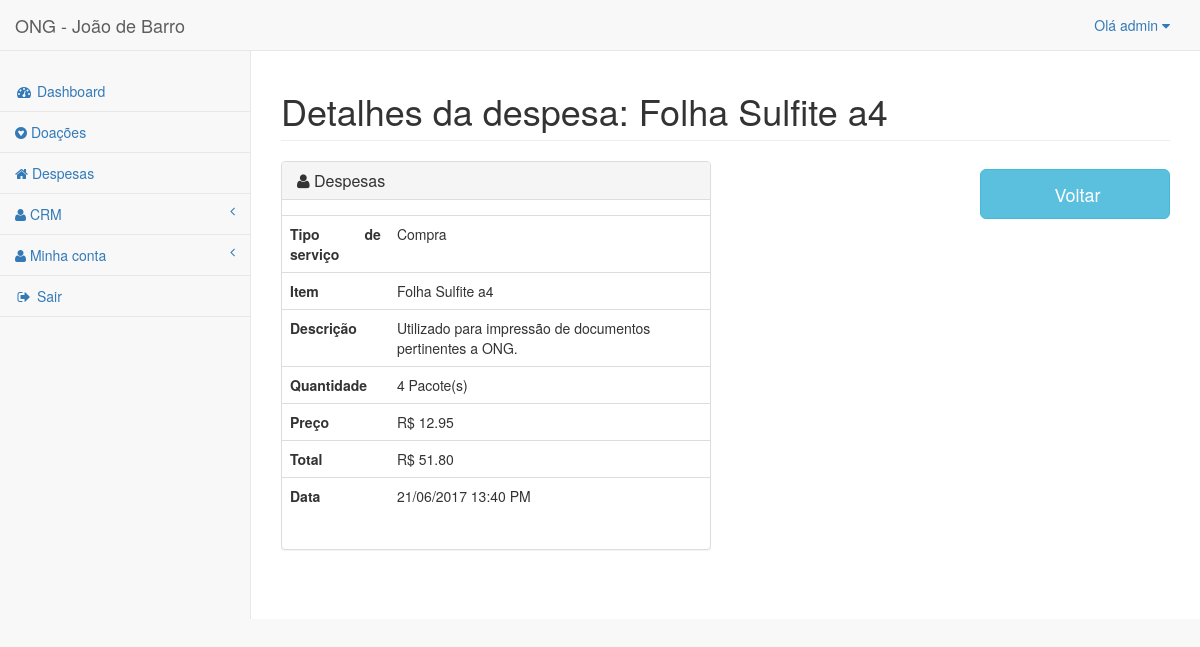
Screenshot of /despesas/detalhes/1/ (signed in) with the database file from the repository.
### accounts/models.py (models this page shows, shortened)
class User(AbstractBaseUser, PermissionsMixin):
    username = models.CharField('Usuário', max_length=30, unique=True,
                                validators=[validators.RegexValidator(
                                        re.compile('^[\w.@+-]+$'),
                                        'Informe um nome de usuário válido. '
                                        'Este valor deve conter apenas letras'
                                        ', números e os caracteres: @/./+/-/_'
                                        ' .', 'invalid')
                                ], help_text='Um nome curto que será usado '
                                'para identificá-lo de forma única na plata'
                                'forma.')
    name = models.CharField('Nome', max_length=100, blank=True)
    email = models.EmailField('E-mail', unique=True)
    is_staff = models.BooleanField('Equipe', default=False)
    is_active = models.BooleanField('Ativo', default=True)
    date_joined = models.DateTimeField('Data de Entrada', auto_now_add=True)
    USERNAME_FIELD = 'username'
    REQUIRED_FIELDS = ['email']
    objects = UserManager()
    class Meta:
        verbose_name = 'Usuário'
        verbose_name_plural = 'Usuários'
    def __str__(self):
        return self.name or self.username

### expenses/models.py (models this page shows, shortened)
class Expenses(TimeStampedModel):
    service_type = models.CharField('Tipo de serviço', max_length=12,
                                    choices=EXPENSES_TYPE, default='Compra')
    item = models.CharField('Item', max_length=100, default='')
    description = models.TextField('Descrição', blank=True)
    quantity = models.IntegerField('Quantidade', default=0)
    unit = models.CharField('Unidade', max_length=14, choices=UNIT_TYPE,
                            default='')
    price = models.DecimalField('Preço', max_digits=6, decimal_places=2,
                                default=0)
    @property
    def total(self):
        return self.quantity * self.price
    class Meta:
        ordering = ['service_type']
        verbose_name = 'Despesa'
        verbose_name_plural = 'Despesas'

### expenses/views.py (the view)
class ExpensesDetailView(LoginRequiredMixin, DetailView):
    model = Expenses
    context_object_name = 'expenses'

### expenses/templates/expenses/expenses_detail.html (shortened to what this page needs)
{% extends "base.html" %}
{% load widget_tweaks %}
{% block spacename %} Detalhes da despesa: {{object.item}} {% endblock spacename %}
{% block container %}
<div class="container-fluid">
  <div class="row">
    <div class="col-md-6">
      <div class="panel-group">
        <div class="panel panel-default">
          <div class="panel-heading">
            <h4 class="panel-title"> <a data-toggle="collapse" href="#collapseOne">
              <span class="fa fa-user"></span> Despesas </a> </h4>
          </div>
          <div id="collapseOne" class="panel-collapse collapse in">
            <div class="panel-body">
              <div class="row">
                <table class="table table-user-information">
                  <tbody>
                    <tr>
                      <th class="col-md-3 text-justify"> Tipo de serviço </th>
                      <td>{{ expenses.service_type }}</td>
                    </tr>
                    <tr>
                      <th class="text-justify"> Item </th>
                      <td>{{ expenses.item }}</td>
                    </tr>
                    <tr>
                      <th class="text-justify"> Descrição </th>
                      <td>{{ expenses.description }}</td>
                    </tr>
                    <tr>
                      <th class="text-justify"> Quantidade </th>
                      <td>{{ expenses.quantity }} {{ expenses.unit }}</td>
                    </tr>
                    <tr>
                      <th class="text-justify">  Preço </th>
                      <td>R$ {{ expenses.price }}</td>
                    </tr>
                    <tr>
                      <th class="text-justify">  Total </th>
                      <td>R$ {{ expenses.total }}</td>
                    </tr>
                    <tr>
                      <th class="text-justify"> Data </th>
                      <td>{{ expenses.created_at|date:"d/m/Y H:i A" }}</td>
                    </tr>
                  </tbody>
                </table>
              </div>
            </div>
          </div>
        </div>
      </div>
    </div>
    <div class="col-md-6">
      <form class="navbar-form navbar-right" action="." method="get">
        <a href="{% url 'expenses:expense' %}">
          <button type="button" class="btn btn-info btn-lg" style="width: 190px; height: 50px">
             Voltar
          </button>
        </a>
      </form>
    </div>
  </div>
</div>
{% endblock %}

### core/templates/base.html (shortened to what this page needs)
<!DOCTYPE html>
{% load static %}
<html lang="pt">
<head>
    <link href="{% static 'bootstrap/css/bootstrap.min.css' %}" rel="stylesheet">
    <link href="{% static 'distt/css/sb-admin-2.min.css' %}" rel="stylesheet">
    <link href="{% static 'font-awesome/css/font-awesome.min.css' %}" rel="stylesheet" type="text/css">
</head>
<body>
  <div id="wrapper">
    <nav class="navbar navbar-default navbar-static-top" role="navigation" style="margin-bottom: 0">
      <div class="navbar-header">
        <a class="navbar-brand" href="index.html">ONG - João de Barro</a>
      </div>
      <ul class="nav navbar-top-links navbar-right">
        <li class="dropdown">
          <a class="dropdown-toggle" data-toggle="dropdown" href="#"> Olá {{ user }} <i class="fa fa-caret-down"></i></a>
        </li>
      </ul>
      <div class="navbar-default sidebar" role="navigation">
        <div class="sidebar-nav navbar-collapse">
          <ul class="nav" id="side-menu">
            <br>
            <li><a href="{% url 'index' %}"><i class="fa fa-dashboard fa-fw"></i> Dashboard </a></li>
            <li><a href="{% url 'donations:donation' %}"><i class="fa fa-gratipay"></i> Doações </a></li>
            <li><a href="{% url 'expenses:expense' %}"><i class="fa fa-home"></i> Despesas </a></li>
            <li><a href="#"><i class="fa fa-user"></i> CRM <span class="fa arrow"></span></a>
            </li>
            <li><a href="#"><i class="fa fa-user"></i> Minha conta <span class="fa arrow"></span></a>
            </li>
            <li><a href="{% url 'logout' %}"><i class="fa fa-sign-out fa-fw"></i> Sair </a></li>
          </ul>
        </div>
      </div>
    </nav>
    <div id="page-wrapper">
        <div class="row">
            <div class="col-lg-12">
                <h1 class="page-header">{% block spacename %}{% endblock spacename %}</h1>
            </div>
        </div>
        <div class="row">
            {% block container %} {% endblock %}
        </div>
    </div>
  </div>
</body>
</html>

### rows the page displays
User: name+username "admin"
Expenses: item "Folha Sulfite a4", service_type "Compra", description "Utilizado para impressão de documentos pertinentes a ONG.", quantity "4", unit "Pacote(s)", price "12.95", total "51.80", created_at "21/06/2017 13:40 PM"
